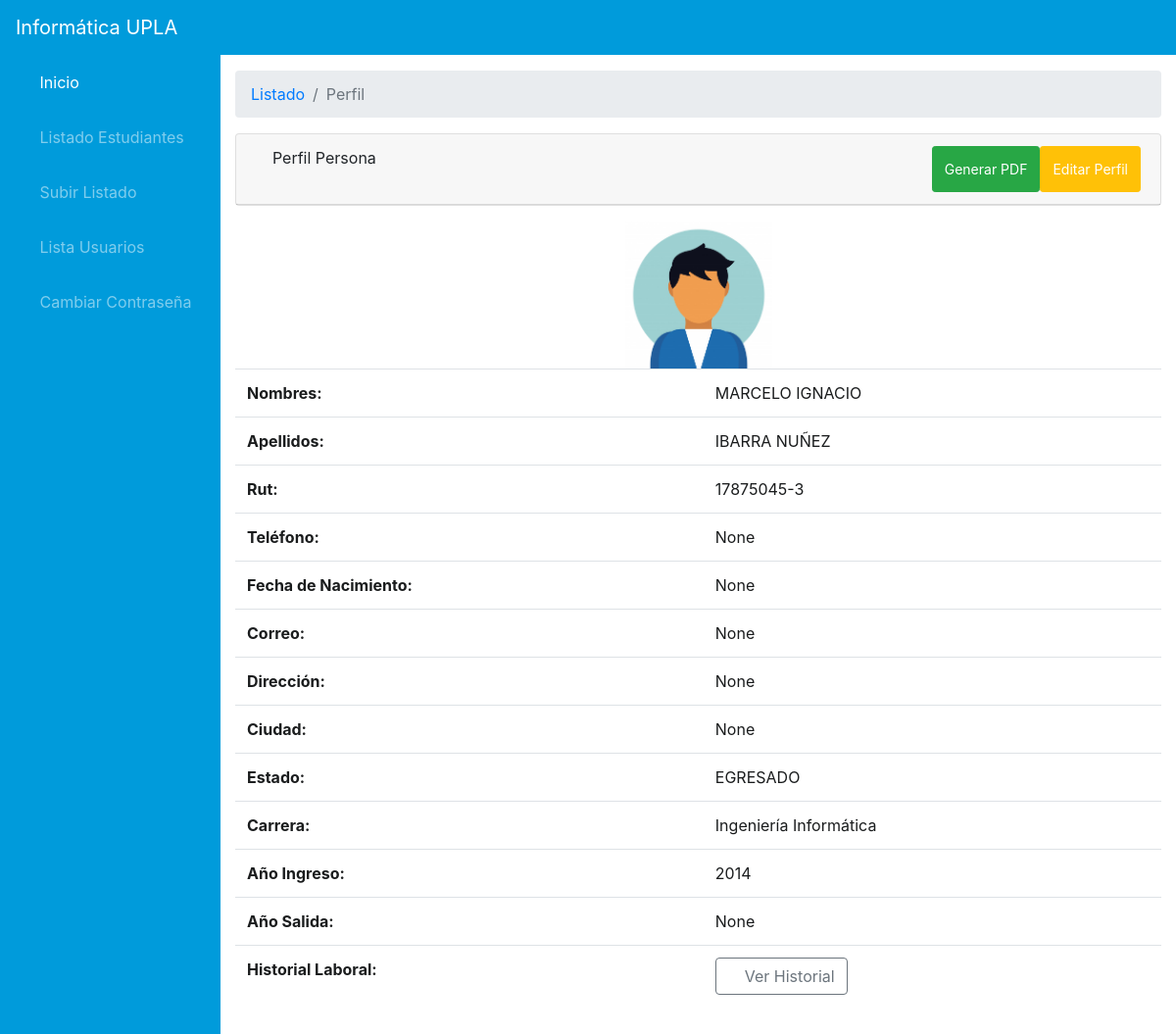
The page /perfil/1 (signed in) on the database its author committed.
### crud/models.py (models this page shows, shortened)
class Persona(models.Model):
    id_persona = models.AutoField(primary_key=True)
    rut = models.IntegerField()
    dverificador = models.TextField()
    nombre = models.TextField()
    apellido = models.TextField()
    fecha_nacimiento = models.TextField()
    foto = models.ImageField()
    nombre_foto = models.CharField(max_length=255, blank=True)
    telefono = models.IntegerField(blank=True, null=True)
    correo = models.TextField(blank=True, null=True)
    direccion = models.TextField(blank=True, null=True)
    ciudad = models.TextField(blank=True, null=True)
    class Meta:
        managed = False
        db_table = 'Persona'

class HistorialAcademico(models.Model):
    id_historial = models.AutoField(primary_key=True)
    id_persona = models.ForeignKey('Persona', on_delete=models.CASCADE, db_column='id_persona',  editable=False, related_name='students')
    año_ingreso = models.IntegerField(blank=True, null=True)
    año_salida = models.IntegerField(blank=True, null=True)
    estado = models.TextField(blank=True, null=True)
    carrera = models.TextField(blank=True, null=True)
    class Meta:
        db_table = 'HistorialAcademico'

### crud/views.py (the view)
# urls.py: url(r'^perfil/(?P<id_persona>\d+)$', views.perfil, name='perfil'),
@login_required
def perfil(request, id_persona):
    perfils = Persona.objects.get(id_persona=id_persona)
    perfils2 = HistorialAcademico.objects.get(id_historial=id_persona)
    perfils3 = AreaDeDesarrollo.objects.get(id_a_desarrollo=id_persona)
    context = {'perfils': perfils, 'perfils2': perfils2, 'perfils3': perfils3}
    return render(request, 'perfil.html', context)

### templates/perfil.html (shortened to what this page needs)
{% extends 'layout/app.html' %}
{% load static %}
{% block body %}
    <div id="content-wrapper">
        <div class="container-fluid">
            <ol class="breadcrumb">
                <li class="breadcrumb-item">
                    <a href="{% url 'list' %}">Listado</a>
                </li>
                <li class="breadcrumb-item active">Perfil</li>
            </ol>
            <div class="card mb-3">
                <div class="card-header">
                    <i class="fas fa-table"></i>
                    Perfil Persona
                    <a  class="btn btn-sm btn-warning btn-lg" href="/edit/{{ perfils.id_persona }}"style="padding: 12px; float: right;  color: white;">Editar Perfil</a>
                    <a  class="btn btn-sm btn-success btn-lg" href="{% url 'generate-pdf-perfil'  perfils.id_persona %}" style="padding: 12px; float: right; color: white;">Generar PDF</a>
                </div>
                </div>
                <div class="form-label-group">
      <img src="{{ perfils.foto.url }}" alt="Smiley face" width="150" height="150" class="center" style="display: block;
  margin-left: auto;
  margin-right: auto;
  ">
</div>
                <div class="table-responsive">
              <table class="table">
                    <tbody>
                      <tr>
                        <th>Nombres:</th>
                        <td>{{ perfils.nombre }}</td>
                      </tr>
                      <tr>
                        <th>Apellidos:</th>
                        <td>{{ perfils.apellido }}</td>
                      </tr>
                      <tr>
                        <th>Rut:</th>
                        <td>{{ perfils.rut }}-{{perfils.dverificador}}</td>
                      </tr>
                      <tr>
                        <th>Teléfono:</th>
                        <td>{{ perfils.telefono }}</td>
                      </tr>
                      <tr>
                        <th>Fecha de Nacimiento:</th>
                        <td>{{ perfils.fecha_nacimiento }}</td>
                      </tr>
                      <tr>
                        <th>Correo:</th>
                        <td>{{ perfils.correo }}</td>
                      </tr>
                      <tr>
                        <th>Dirección:</th>
                        <td>{{ perfils.direccion }}</td>
                      </tr>
                      <tr>
                        <th>Ciudad:</th>
                        <td>{{ perfils.ciudad }}</td>
                      </tr>
                      <tr>
                        <th>Estado:</th>
                        <td>{{ perfils2.estado }}</td>
                      </tr>
                      <tr>
                        <th>Carrera:</th>
                        <td>{{ perfils2.carrera }}</td>
                      </tr>
                      <tr>
                        <th>Año Ingreso:</th>
                        <td>{{ perfils2.año_ingreso }}</td>
                      </tr>
                      <tr>
                        <th>Año Salida:</th>
                        <td>{{ perfils2.año_salida }}</td>
                      </tr>
                      <tr>
                        <th>Historial Laboral:</th>
                        <td>
    <a class="btn btn-outline-secondary" href="historial/{{ perfils.id_persona }}"> <span class="fas fa-suitcase"></span> Ver Historial</a> </td>
                      </tr>
                    </tbody>
                  </table>
            </div>
        </div>
    </div>
</div>
{% endblock %}

### templates/layout/app.html (shortened to what this page needs)
<!DOCTYPE html>
<html lang="en">
<head>
    {% load static %}
    <link href="{% static 'vendor/fontawesome-free/css/all.min.css' %}" rel="stylesheet" type="text/css">
    <link href="{% static 'vendor/datatables/dataTables.bootstrap4.css' %}" rel="stylesheet">
    <link href="{% static 'css/sb-admin.css' %}" rel="stylesheet">
</head>
<body id="page-top">
{% include "elements/header.html" %}
<div id="wrapper">
    {% include "elements/sidebar.html" %}
    {% block body %}{% endblock %}
</body>
</html>

### templates/elements/header.html (shortened to what this page needs)
<nav class="navbar navbar-expand navbar-dark bg-dark static-top">
    <a class="navbar-brand mr-1" href="{% url 'home' %}">Informática UPLA</a>
    <button class="btn btn-link btn-sm text-white order-1 order-sm-0" id="sidebarToggle" href="#">
        <i class="fas fa-bars"></i>
    </button>
    <form class="d-none d-md-inline-block form-inline ml-auto mr-0 mr-md-3 my-2 my-md-0">
         <ul class="navbar-nav ml-auto ml-md-0">
        <li class="nav-item dropdown no-arrow">
            <a class="nav-link dropdown-toggle" href="#" id="userDropdown" role="button" data-toggle="dropdown" aria-haspopup="true" aria-expanded="false">{{user.first_name}} {{user.last_name}}
                <i class="fas fa-user-check"></i>
            </a>
        </li>
    </ul>
    </form>
</nav>

### templates/elements/sidebar.html
<ul class="sidebar navbar-nav">
    <li class="nav-item active">
        <a class="nav-link" href="{% url 'home' %}">
            <i class="fas fa-fw fa-home"></i>
            <span>Inicio</span>
        </a>
    </li>
    <li class="nav-item">
        <a class="nav-link" href="{% url 'list' %}">
            <i class="fas fa-fw fa-users"></i>
            <span>Listado Estudiantes</span>
        </a>
    </li>
    <li class="nav-item">
        <a class="nav-link" href="{% url 'import' %}">
            <i class="fas fa-fw fa-database"></i>
            <span>Subir Listado</span>
        </a>
    </li>
    <li class="nav-item">
        <a class="nav-link" href="{% url 'users' %}">
            <i class="fas fa-fw fa-users"></i>
            <span>Lista Usuarios</span>
        </a>
    </li>
     <li class="nav-item">
        <a class="nav-link" href="{% url 'changePassword' %}">
            <i class="fas fa-fw fa-database"></i>
            <span>Cambiar Contraseña</span>
        </a>
    </li>
</ul>

### rows shown on the page
Persona: foto (picture), nombre "MARCELO IGNACIO", apellido "IBARRA NUÑEZ", rut "17875045", dverificador "3", telefono "None", fecha_nacimiento "None", correo "None", direccion "None", ciudad "None"
HistorialAcademico: estado "EGRESADO", carrera "Ingeniería Informática", año_ingreso "2014", año_salida "None"
